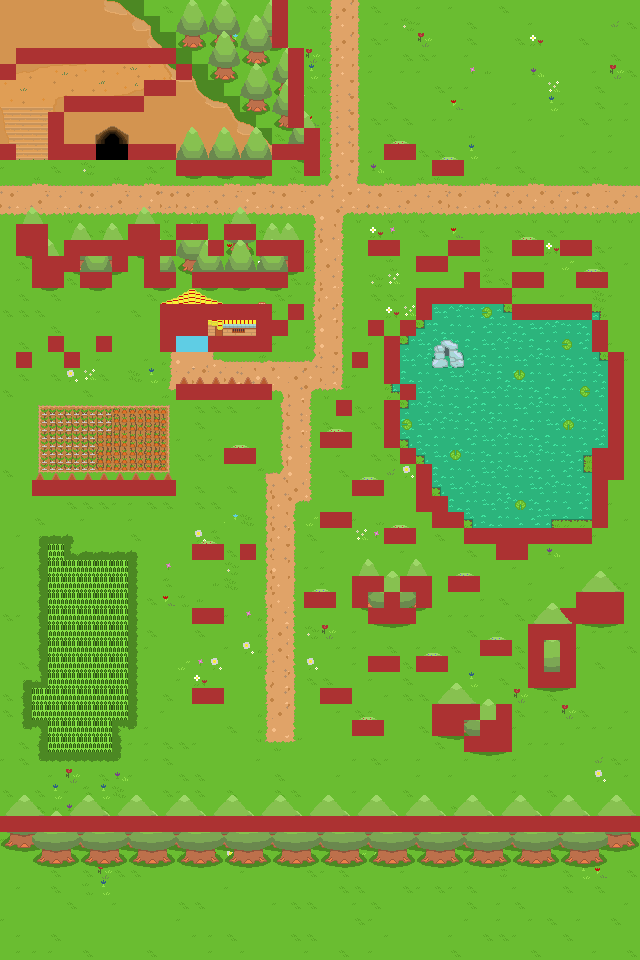

A 2D game scene composited from a Tiled map and its tileset images. What follows is a short description and the map's XML, with each tile layer's data collapsed to a summary:
An orthogonal 40x60 tile map with 16x16 px tiles, 20 tile layers (Suelo, Camino, TierraFertil, HierbaAlta, ...), 2 tilesets.

<map version="1.9" tiledversion="1.9.2" orientation="orthogonal" renderorder="right-down" width="40" height="60" tilewidth="16" tileheight="16" infinite="0" nextlayerid="21" nextobjectid="1">
 <editorsettings>
  <export target="../MapasBits/MapaDemo.json" format="json" />
 </editorsettings>
 <tileset firstgid="1" source="styleShitDemo.tsx" />
 <tileset firstgid="4097" source="ColisionBloq.tsx" />
 <layer id="1" name="Suelo" width="40" height="60">
  <data>[2400 cells, 2400 non-empty, 24 distinct tile ids]</data>
 </layer>
 <layer id="2" name="Camino" width="40" height="60">
  <data>[2400 cells, 282 non-empty, 30 distinct tile ids]</data>
 </layer>
 <layer id="8" name="TierraFertil" width="40" height="60">
  <data>[2400 cells, 45 non-empty, 16 distinct tile ids]</data>
 </layer>
 <layer id="19" name="HierbaAlta" width="40" height="60">
  <data>[2400 cells, 103 non-empty, 16 distinct tile ids]</data>
 </layer>
 <layer id="9" name="Cultivo" width="40" height="60">
  <data>[2400 cells, 45 non-empty, 14 distinct tile ids]</data>
 </layer>
 <layer id="10" name="Valla" width="40" height="60">
  <data>[2400 cells, 30 non-empty, 8 distinct tile ids]</data>
 </layer>
 <layer id="7" name="Casa" width="40" height="60">
  <data>[2400 cells, 35 non-empty, 35 distinct tile ids]</data>
 </layer>
 <layer id="3" name="Montaña" width="40" height="60">
  <data>[2400 cells, 180 non-empty, 180 distinct tile ids]</data>
 </layer>
 <layer id="11" name="ArbolesInf" width="40" height="60">
  <data>[2400 cells, 81 non-empty, 25 distinct tile ids]</data>
 </layer>
 <layer id="5" name="Arboles" width="40" height="60">
  <data>[2400 cells, 409 non-empty, 27 distinct tile ids]</data>
 </layer>
 <layer id="6" name="ArbolesSup" width="40" height="60">
  <data>[2400 cells, 283 non-empty, 25 distinct tile ids]</data>
 </layer>
 <layer id="14" name="Rocas" width="40" height="60">
  <data>[2400 cells, 18 non-empty, 2 distinct tile ids]</data>
 </layer>
 <layer id="15" name="Arbustos" width="40" height="60">
  <data>[2400 cells, 56 non-empty, 8 distinct tile ids]</data>
 </layer>
 <layer id="12" name="Lago" width="40" height="60">
  <data>[2400 cells, 200 non-empty, 24 distinct tile ids]</data>
 </layer>
 <layer id="13" name="AviosLago" width="40" height="60">
  <data>[2400 cells, 12 non-empty, 5 distinct tile ids]</data>
 </layer>
 <layer id="4" name="SueloMontaña" width="40" height="60">
  <data>[2400 cells, 77 non-empty, 77 distinct tile ids]</data>
 </layer>
 <layer id="16" name="Colision" width="40" height="60">
  <data>[2400 cells, 306 non-empty, 1 distinct tile ids]</data>
 </layer>
 <layer id="18" name="Entrar" width="40" height="60">
  <data>[2400 cells, 4 non-empty, 2 distinct tile ids]</data>
 </layer>
 <layer id="20" name="BloqHA" width="40" height="60">
  <data>[2400 cells, 61 non-empty, 1 distinct tile ids]</data>
 </layer>
 <layer id="17" name="Atravesables" width="40" height="60">
  <data>[2400 cells, 204 non-empty, 19 distinct tile ids]</data>
 </layer>
</map>
